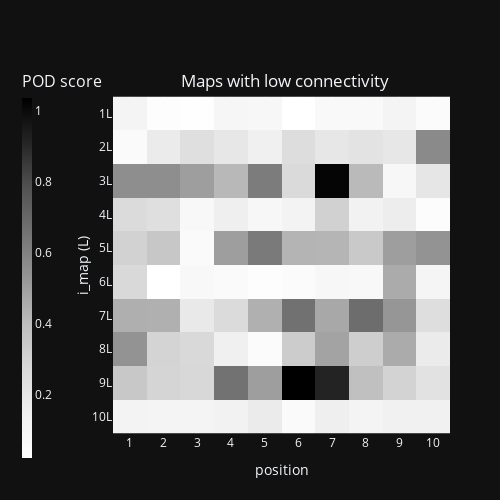
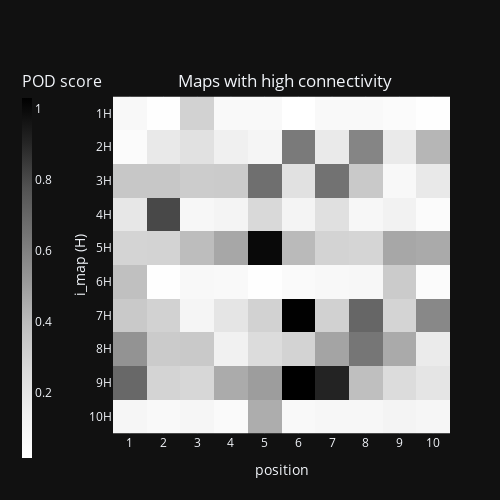
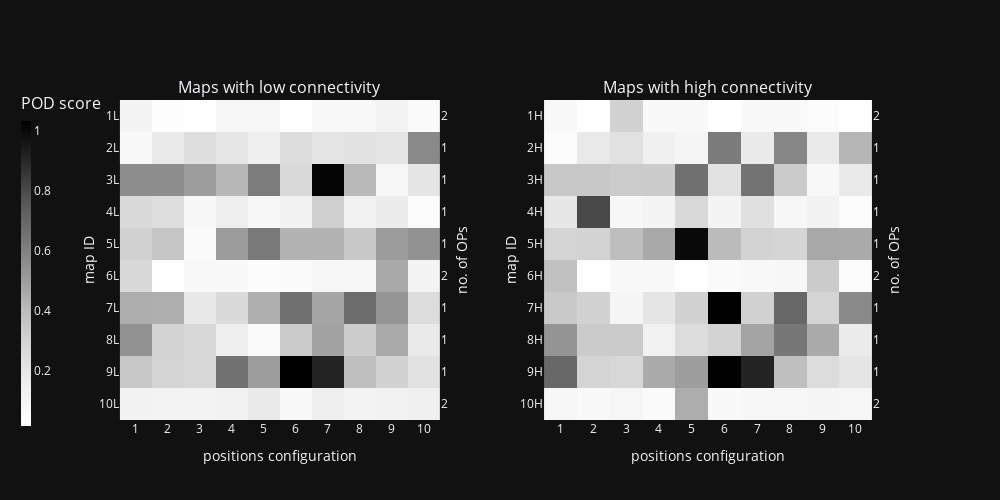
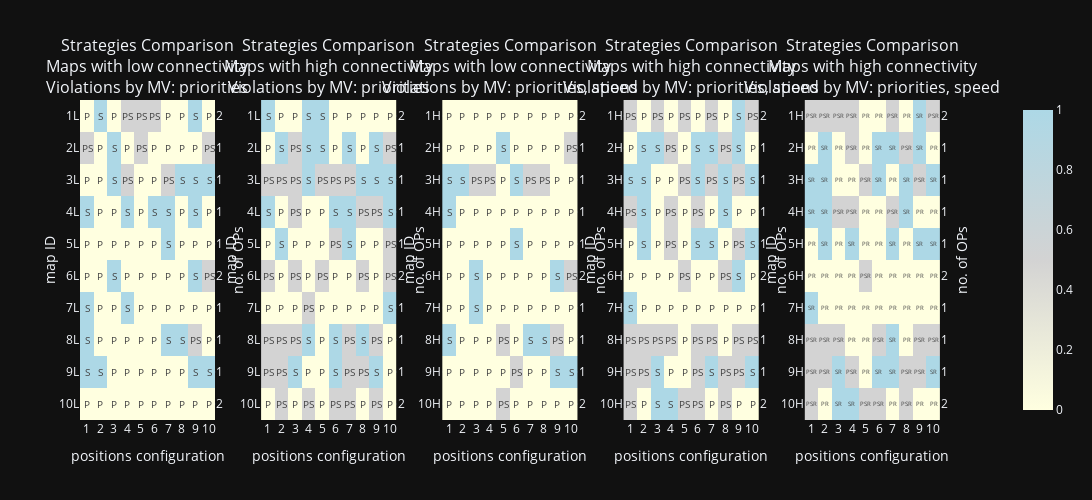

These figures' notebook cell, in order:
### Code cell
import importlib 
import plot_all
plot_all = importlib.reload(plot_all)
plot_all.main()

### Figure 1 — Plotly figure (JSON) as saved in the notebook; plotly's stock layout.template omitted (floating-point values rounded to 4 significant figures)
{"data": [{"coloraxis": "coloraxis", "name": "0", "x": [1, 2, 3, 4, 5, 6, 7, 8, 9, 10], "y": [1, 2, 3, 4, 5, 6, 7, 8, 9, 10], "z": [[0.111, 0.03564, 0.0273, 0.09394, 0.08853, 0.02365, 0.07451, 0.07466, 0.1165, 0.05619], [0.06768, 0.1784, 0.2425, 0.1999, 0.1502, 0.2541, 0.2006, 0.2226, 0.2006, 0.5712], [0.5576, 0.5576, 0.5028, 0.416, 0.6207, 0.2679, 1.018, 0.41, 0.09303, 0.2058], [0.2662, 0.2394, 0.08456, 0.1538, 0.08642, 0.1256, 0.3132, 0.1296, 0.1667, 0.04894], [0.305, 0.3579, 0.06026, 0.5034, 0.6302, 0.4298, 0.4286, 0.3468, 0.5034, 0.5404], [0.2761, 0.02193, 0.07708, 0.06643, 0.03879, 0.05724, 0.08896, 0.08249, 0.4608, 0.1041], [0.4477, 0.4425, 0.188, 0.2642, 0.4425, 0.6621, 0.4709, 0.6791, 0.5281, 0.2484], [0.5392, 0.2983, 0.2742, 0.1507, 0.05706, 0.3346, 0.4849, 0.3261, 0.46, 0.1771], [0.3521, 0.2939, 0.2773, 0.6565, 0.5007, 1.034, 0.9127, 0.3874, 0.3007, 0.2229], [0.1239, 0.1166, 0.118, 0.133, 0.1751, 0.06752, 0.1557, 0.1144, 0.1375, 0.1398]], "xaxis": "x", "yaxis": "y", "hovertemplate": "position: %{x}<br>CSD score (AVs): %{z}<extra></extra>", "showscale": true, "type": "heatmap"}], "layout": {"xaxis": {"anchor": "y", "domain": [0.0, 1.0], "scaleanchor": "y", "constrain": "domain", "title": {"text": "position"}, "tickmode": "array", "tickvals": [1, 2, 3, 4, 5, 6, 7, 8, 9, 10], "ticktext": ["1", "2", "3", "4", "5", "6", "7", "8", "9", "10"], "automargin": false}, "yaxis": {"anchor": "x", "domain": [0.0, 1.0], "autorange": "reversed", "constrain": "domain", "title": {"text": "i_map (L)", "standoff": 0.0}, "tickmode": "array", "tickvals": [1, 2, 3, 4, 5, 6, 7, 8, 9, 10], "ticktext": ["1L", "2L", "3L", "4L", "5L", "6L", "7L", "8L", "9L", "10L"], "automargin": false}, "coloraxis": {"colorbar": {"title": {"text": "POD score", "font": {"size": 16}, "side": "top"}, "x": -0.3, "thickness": 10, "len": 1.1}, "colorscale": [[0.0, "rgb(255,255,255)"], [0.125, "rgb(240,240,240)"], [0.25, "rgb(217,217,217)"], [0.375, "rgb(189,189,189)"], [0.5, "rgb(150,150,150)"], [0.625, "rgb(115,115,115)"], [0.75, "rgb(82,82,82)"], [0.875, "rgb(37,37,37)"], [1.0, "rgb(0,0,0)"]]}, "title": {"text": "Maps with low connectivity", "x": 0.57, "y": 0.85, "xanchor": "center", "yanchor": "top"}, "yaxis2": {"title": {"text": "no. of OPs"}, "overlaying": "y", "side": "right", "tickmode": "array", "tickvals": [1, 2, 3, 4, 5, 6, 7, 8, 9, 10], "ticktext": ["2", "1", "1", "1", "1", "2", "1", "1", "1", "2"], "automargin": false, "constrain": "domain"}, "margin": {"l": 50, "r": 50, "t": 80, "b": 50}, "autosize": false, "width": 500, "height": 500}}

### Figure 2 — Plotly figure (JSON) as saved in the notebook; plotly's stock layout.template omitted (floating-point values rounded to 4 significant figures)
{"data": [{"coloraxis": "coloraxis", "name": "0", "x": [1, 2, 3, 4, 5, 6, 7, 8, 9, 10], "y": [1, 2, 3, 4, 5, 6, 7, 8, 9, 10], "z": [[0.07563, 0.0272, 0.3003, 0.06648, 0.0697, 0.01497, 0.06755, 0.06529, 0.04628, 0.0258], [0.04501, 0.1788, 0.2255, 0.1405, 0.1018, 0.6237, 0.1765, 0.584, 0.1765, 0.4186], [0.3518, 0.3518, 0.3271, 0.3337, 0.6634, 0.2225, 0.6525, 0.3396, 0.07119, 0.182], [0.1919, 0.8053, 0.08355, 0.1121, 0.2697, 0.1062, 0.2318, 0.07999, 0.1239, 0.04967], [0.2933, 0.2964, 0.3934, 0.467, 0.9991, 0.4038, 0.2971, 0.287, 0.467, 0.4583], [0.3803, 0.01929, 0.07632, 0.06361, 0.02174, 0.05501, 0.07615, 0.07923, 0.3334, 0.04968], [0.3429, 0.2996, 0.09761, 0.2031, 0.2996, 1.027, 0.3056, 0.6986, 0.2914, 0.5713], [0.5325, 0.3323, 0.3398, 0.1303, 0.2509, 0.295, 0.4775, 0.6372, 0.4563, 0.1712], [0.6929, 0.2925, 0.2781, 0.4556, 0.4979, 1.03, 0.9107, 0.3883, 0.2504, 0.2007], [0.09488, 0.06992, 0.09169, 0.05941, 0.4487, 0.06727, 0.08634, 0.08089, 0.1038, 0.08975]], "xaxis": "x", "yaxis": "y", "hovertemplate": "position: %{x}<br>CSD score (AVs): %{z}<extra></extra>", "showscale": true, "type": "heatmap"}], "layout": {"xaxis": {"anchor": "y", "domain": [0.0, 1.0], "scaleanchor": "y", "constrain": "domain", "title": {"text": "position"}, "tickmode": "array", "tickvals": [1, 2, 3, 4, 5, 6, 7, 8, 9, 10], "ticktext": ["1", "2", "3", "4", "5", "6", "7", "8", "9", "10"], "automargin": false}, "yaxis": {"anchor": "x", "domain": [0.0, 1.0], "autorange": "reversed", "constrain": "domain", "title": {"text": "i_map (H)", "standoff": 0.0}, "tickmode": "array", "tickvals": [1, 2, 3, 4, 5, 6, 7, 8, 9, 10], "ticktext": ["1H", "2H", "3H", "4H", "5H", "6H", "7H", "8H", "9H", "10H"], "automargin": false}, "coloraxis": {"colorbar": {"title": {"text": "POD score", "font": {"size": 16}, "side": "top"}, "x": -0.3, "thickness": 10, "len": 1.1}, "colorscale": [[0.0, "rgb(255,255,255)"], [0.125, "rgb(240,240,240)"], [0.25, "rgb(217,217,217)"], [0.375, "rgb(189,189,189)"], [0.5, "rgb(150,150,150)"], [0.625, "rgb(115,115,115)"], [0.75, "rgb(82,82,82)"], [0.875, "rgb(37,37,37)"], [1.0, "rgb(0,0,0)"]]}, "title": {"text": "Maps with high connectivity", "x": 0.57, "y": 0.85, "xanchor": "center", "yanchor": "top"}, "yaxis2": {"title": {"text": "no. of OPs"}, "overlaying": "y", "side": "right", "tickmode": "array", "tickvals": [1, 2, 3, 4, 5, 6, 7, 8, 9, 10], "ticktext": ["2", "1", "1", "1", "1", "2", "1", "1", "1", "2"], "automargin": false, "constrain": "domain"}, "margin": {"l": 50, "r": 50, "t": 80, "b": 50}, "autosize": false, "width": 500, "height": 500}}

### Figure 3 — Plotly figure (JSON) as saved in the notebook; plotly's stock layout.template omitted (floating-point values rounded to 4 significant figures)
{"data": [{"coloraxis": "coloraxis", "hovertemplate": "position: %{x}<br>CSD score (AVs): %{z}<extra></extra>", "name": "0", "showscale": true, "x": [1, 2, 3, 4, 5, 6, 7, 8, 9, 10], "xaxis": "x", "y": [1, 2, 3, 4, 5, 6, 7, 8, 9, 10], "yaxis": "y", "z": [[0.111, 0.03564, 0.0273, 0.09394, 0.08853, 0.02365, 0.07451, 0.07466, 0.1165, 0.05619], [0.06768, 0.1784, 0.2425, 0.1999, 0.1502, 0.2541, 0.2006, 0.2226, 0.2006, 0.5712], [0.5576, 0.5576, 0.5028, 0.416, 0.6207, 0.2679, 1.018, 0.41, 0.09303, 0.2058], [0.2662, 0.2394, 0.08456, 0.1538, 0.08642, 0.1256, 0.3132, 0.1296, 0.1667, 0.04894], [0.305, 0.3579, 0.06026, 0.5034, 0.6302, 0.4298, 0.4286, 0.3468, 0.5034, 0.5404], [0.2761, 0.02193, 0.07708, 0.06643, 0.03879, 0.05724, 0.08896, 0.08249, 0.4608, 0.1041], [0.4477, 0.4425, 0.188, 0.2642, 0.4425, 0.6621, 0.4709, 0.6791, 0.5281, 0.2484], [0.5392, 0.2983, 0.2742, 0.1507, 0.05706, 0.3346, 0.4849, 0.3261, 0.46, 0.1771], [0.3521, 0.2939, 0.2773, 0.6565, 0.5007, 1.034, 0.9127, 0.3874, 0.3007, 0.2229], [0.1239, 0.1166, 0.118, 0.133, 0.1751, 0.06752, 0.1557, 0.1144, 0.1375, 0.1398]], "type": "heatmap"}, {"coloraxis": "coloraxis", "hovertemplate": "position: %{x}<br>CSD score (AVs): %{z}<extra></extra>", "name": "0", "showscale": true, "x": [1, 2, 3, 4, 5, 6, 7, 8, 9, 10], "xaxis": "x", "y": [1, 2, 3, 4, 5, 6, 7, 8, 9, 10], "yaxis": "y2", "z": [[0.111, 0.03564, 0.0273, 0.09394, 0.08853, 0.02365, 0.07451, 0.07466, 0.1165, 0.05619], [0.06768, 0.1784, 0.2425, 0.1999, 0.1502, 0.2541, 0.2006, 0.2226, 0.2006, 0.5712], [0.5576, 0.5576, 0.5028, 0.416, 0.6207, 0.2679, 1.018, 0.41, 0.09303, 0.2058], [0.2662, 0.2394, 0.08456, 0.1538, 0.08642, 0.1256, 0.3132, 0.1296, 0.1667, 0.04894], [0.305, 0.3579, 0.06026, 0.5034, 0.6302, 0.4298, 0.4286, 0.3468, 0.5034, 0.5404], [0.2761, 0.02193, 0.07708, 0.06643, 0.03879, 0.05724, 0.08896, 0.08249, 0.4608, 0.1041], [0.4477, 0.4425, 0.188, 0.2642, 0.4425, 0.6621, 0.4709, 0.6791, 0.5281, 0.2484], [0.5392, 0.2983, 0.2742, 0.1507, 0.05706, 0.3346, 0.4849, 0.3261, 0.46, 0.1771], [0.3521, 0.2939, 0.2773, 0.6565, 0.5007, 1.034, 0.9127, 0.3874, 0.3007, 0.2229], [0.1239, 0.1166, 0.118, 0.133, 0.1751, 0.06752, 0.1557, 0.1144, 0.1375, 0.1398]], "type": "heatmap"}, {"coloraxis": "coloraxis", "hovertemplate": "position: %{x}<br>CSD score (AVs): %{z}<extra></extra>", "name": "0", "showscale": true, "x": [1, 2, 3, 4, 5, 6, 7, 8, 9, 10], "xaxis": "x2", "y": [1, 2, 3, 4, 5, 6, 7, 8, 9, 10], "yaxis": "y3", "z": [[0.07563, 0.0272, 0.3003, 0.06648, 0.0697, 0.01497, 0.06755, 0.06529, 0.04628, 0.0258], [0.04501, 0.1788, 0.2255, 0.1405, 0.1018, 0.6237, 0.1765, 0.584, 0.1765, 0.4186], [0.3518, 0.3518, 0.3271, 0.3337, 0.6634, 0.2225, 0.6525, 0.3396, 0.07119, 0.182], [0.1919, 0.8053, 0.08355, 0.1121, 0.2697, 0.1062, 0.2318, 0.07999, 0.1239, 0.04967], [0.2933, 0.2964, 0.3934, 0.467, 0.9991, 0.4038, 0.2971, 0.287, 0.467, 0.4583], [0.3803, 0.01929, 0.07632, 0.06361, 0.02174, 0.05501, 0.07615, 0.07923, 0.3334, 0.04968], [0.3429, 0.2996, 0.09761, 0.2031, 0.2996, 1.027, 0.3056, 0.6986, 0.2914, 0.5713], [0.5325, 0.3323, 0.3398, 0.1303, 0.2509, 0.295, 0.4775, 0.6372, 0.4563, 0.1712], [0.6929, 0.2925, 0.2781, 0.4556, 0.4979, 1.03, 0.9107, 0.3883, 0.2504, 0.2007], [0.09488, 0.06992, 0.09169, 0.05941, 0.4487, 0.06727, 0.08634, 0.08089, 0.1038, 0.08975]], "type": "heatmap"}, {"coloraxis": "coloraxis", "hovertemplate": "position: %{x}<br>CSD score (AVs): %{z}<extra></extra>", "name": "0", "showscale": true, "x": [1, 2, 3, 4, 5, 6, 7, 8, 9, 10], "xaxis": "x2", "y": [1, 2, 3, 4, 5, 6, 7, 8, 9, 10], "yaxis": "y4", "z": [[0.07563, 0.0272, 0.3003, 0.06648, 0.0697, 0.01497, 0.06755, 0.06529, 0.04628, 0.0258], [0.04501, 0.1788, 0.2255, 0.1405, 0.1018, 0.6237, 0.1765, 0.584, 0.1765, 0.4186], [0.3518, 0.3518, 0.3271, 0.3337, 0.6634, 0.2225, 0.6525, 0.3396, 0.07119, 0.182], [0.1919, 0.8053, 0.08355, 0.1121, 0.2697, 0.1062, 0.2318, 0.07999, 0.1239, 0.04967], [0.2933, 0.2964, 0.3934, 0.467, 0.9991, 0.4038, 0.2971, 0.287, 0.467, 0.4583], [0.3803, 0.01929, 0.07632, 0.06361, 0.02174, 0.05501, 0.07615, 0.07923, 0.3334, 0.04968], [0.3429, 0.2996, 0.09761, 0.2031, 0.2996, 1.027, 0.3056, 0.6986, 0.2914, 0.5713], [0.5325, 0.3323, 0.3398, 0.1303, 0.2509, 0.295, 0.4775, 0.6372, 0.4563, 0.1712], [0.6929, 0.2925, 0.2781, 0.4556, 0.4979, 1.03, 0.9107, 0.3883, 0.2504, 0.2007], [0.09488, 0.06992, 0.09169, 0.05941, 0.4487, 0.06727, 0.08634, 0.08089, 0.1038, 0.08975]], "type": "heatmap"}], "layout": {"xaxis": {"anchor": "y", "domain": [0.0, 0.4075], "title": {"text": "positions configuration"}, "tickmode": "array", "tickvals": [1, 2, 3, 4, 5, 6, 7, 8, 9, 10], "ticktext": ["1", "2", "3", "4", "5", "6", "7", "8", "9", "10"], "automargin": false, "constrain": "domain", "scaleanchor": "y"}, "yaxis": {"anchor": "x", "domain": [0.0, 1.0], "title": {"text": "map ID", "standoff": 0}, "tickmode": "array", "tickvals": [1, 2, 3, 4, 5, 6, 7, 8, 9, 10], "ticktext": ["1L", "2L", "3L", "4L", "5L", "6L", "7L", "8L", "9L", "10L"], "autorange": "reversed", "automargin": false, "constrain": "domain", "scaleanchor": "x"}, "yaxis2": {"anchor": "x", "overlaying": "y", "side": "right", "title": {"text": "no. of OPs", "standoff": 10}, "tickmode": "array", "tickvals": [1, 2, 3, 4, 5, 6, 7, 8, 9, 10], "ticktext": ["2", "1", "1", "1", "1", "2", "1", "1", "1", "2"], "autorange": "reversed", "automargin": false, "constrain": "domain"}, "xaxis2": {"anchor": "y3", "domain": [0.5325, 0.94], "title": {"text": "positions configuration"}, "tickmode": "array", "tickvals": [1, 2, 3, 4, 5, 6, 7, 8, 9, 10], "ticktext": ["1", "2", "3", "4", "5", "6", "7", "8", "9", "10"], "automargin": false, "constrain": "domain"}, "yaxis3": {"anchor": "x2", "domain": [0.0, 1.0], "title": {"text": "map ID", "standoff": 0}, "tickmode": "array", "tickvals": [1, 2, 3, 4, 5, 6, 7, 8, 9, 10], "ticktext": ["1H", "2H", "3H", "4H", "5H", "6H", "7H", "8H", "9H", "10H"], "autorange": "reversed", "automargin": false, "constrain": "domain"}, "yaxis4": {"anchor": "x2", "overlaying": "y3", "side": "right", "title": {"text": "no. of OPs", "standoff": 10}, "tickmode": "array", "tickvals": [1, 2, 3, 4, 5, 6, 7, 8, 9, 10], "ticktext": ["2", "1", "1", "1", "1", "2", "1", "1", "1", "2"], "autorange": "reversed", "automargin": false, "constrain": "domain"}, "annotations": [{"font": {"size": 16}, "showarrow": false, "text": "Maps with low connectivity", "x": 0.2037, "xanchor": "center", "xref": "paper", "y": 1.0, "yanchor": "bottom", "yref": "paper"}, {"font": {"size": 16}, "showarrow": false, "text": "Maps with high connectivity", "x": 0.7362, "xanchor": "center", "xref": "paper", "y": 1.0, "yanchor": "bottom", "yref": "paper"}], "autosize": false, "width": 1000, "height": 500, "coloraxis": {"colorbar": {"title": {"text": "POD score", "font": {"size": 16}, "side": "top"}, "x": -0.13, "thickness": 10, "len": 1.1}, "colorscale": [[0.0, "rgb(255,255,255)"], [0.125, "rgb(240,240,240)"], [0.25, "rgb(217,217,217)"], [0.375, "rgb(189,189,189)"], [0.5, "rgb(150,150,150)"], [0.625, "rgb(115,115,115)"], [0.75, "rgb(82,82,82)"], [0.875, "rgb(37,37,37)"], [1.0, "rgb(0,0,0)"]]}}}

### Figure 4 — Plotly figure (JSON) as saved in the notebook; plotly's stock layout.template omitted (floating-point values rounded to 4 significant figures)
{"data": [{"coloraxis": "coloraxis2", "hovertemplate": "position: %{x}<br><extra></extra>", "name": "0", "showscale": false, "text": [["P", "S", "P", "PS", "PS", "PS", "P", "P", "S", "P"], ["PS", "P", "S", "P", "PS", "P", "P", "P", "P", "PS"], ["P", "P", "S", "PS", "P", "P", "PS", "S", "S", "S"], ["S", "P", "P", "S", "P", "S", "S", "P", "S", "P"], ["P", "P", "P", "P", "P", "P", "S", "P", "P", "P"], ["P", "P", "S", "P", "P", "P", "P", "P", "S", "PS"], ["S", "P", "P", "S", "P", "P", "P", "P", "P", "P"], ["S", "P", "P", "P", "P", "P", "S", "S", "PS", "P"], ["S", "S", "P", "P", "P", "P", "P", "P", "S", "S"], ["P", "P", "P", "P", "P", "P", "P", "P", "P", "P"]], "texttemplate": "%{text}", "x": [1, 2, 3, 4, 5, 6, 7, 8, 9, 10], "xaxis": "x", "y": [1, 2, 3, 4, 5, 6, 7, 8, 9, 10], "yaxis": "y", "z": [[0.0, 1.0, 0.0, 0.5, 0.5, 0.5, 0.0, 0.0, 1.0, 0.0], [0.5, 0.0, 1.0, 0.0, 0.5, 0.0, 0.0, 0.0, 0.0, 0.5], [0.0, 0.0, 1.0, 0.5, 0.0, 0.0, 0.5, 1.0, 1.0, 1.0], [1.0, 0.0, 0.0, 1.0, 0.0, 1.0, 1.0, 0.0, 1.0, 0.0], [0.0, 0.0, 0.0, 0.0, 0.0, 0.0, 1.0, 0.0, 0.0, 0.0], [0.0, 0.0, 1.0, 0.0, 0.0, 0.0, 0.0, 0.0, 1.0, 0.5], [1.0, 0.0, 0.0, 1.0, 0.0, 0.0, 0.0, 0.0, 0.0, 0.0], [1.0, 0.0, 0.0, 0.0, 0.0, 0.0, 1.0, 1.0, 0.5, 0.0], [1.0, 1.0, 0.0, 0.0, 0.0, 0.0, 0.0, 0.0, 1.0, 1.0], [0.0, 0.0, 0.0, 0.0, 0.0, 0.0, 0.0, 0.0, 0.0, 0.0]], "type": "heatmap"}, {"coloraxis": "coloraxis2", "hovertemplate": "position: %{x}<br><extra></extra>", "name": "0", "showscale": false, "text": [["P", "S", "P", "PS", "PS", "PS", "P", "P", "S", "P"], ["PS", "P", "S", "P", "PS", "P", "P", "P", "P", "PS"], ["P", "P", "S", "PS", "P", "P", "PS", "S", "S", "S"], ["S", "P", "P", "S", "P", "S", "S", "P", "S", "P"], ["P", "P", "P", "P", "P", "P", "S", "P", "P", "P"], ["P", "P", "S", "P", "P", "P", "P", "P", "S", "PS"], ["S", "P", "P", "S", "P", "P", "P", "P", "P", "P"], ["S", "P", "P", "P", "P", "P", "S", "S", "PS", "P"], ["S", "S", "P", "P", "P", "P", "P", "P", "S", "S"], ["P", "P", "P", "P", "P", "P", "P", "P", "P", "P"]], "texttemplate": "%{text}", "x": [1, 2, 3, 4, 5, 6, 7, 8, 9, 10], "xaxis": "x", "y": [1, 2, 3, 4, 5, 6, 7, 8, 9, 10], "yaxis": "y2", "z": [[0.0, 1.0, 0.0, 0.5, 0.5, 0.5, 0.0, 0.0, 1.0, 0.0], [0.5, 0.0, 1.0, 0.0, 0.5, 0.0, 0.0, 0.0, 0.0, 0.5], [0.0, 0.0, 1.0, 0.5, 0.0, 0.0, 0.5, 1.0, 1.0, 1.0], [1.0, 0.0, 0.0, 1.0, 0.0, 1.0, 1.0, 0.0, 1.0, 0.0], [0.0, 0.0, 0.0, 0.0, 0.0, 0.0, 1.0, 0.0, 0.0, 0.0], [0.0, 0.0, 1.0, 0.0, 0.0, 0.0, 0.0, 0.0, 1.0, 0.5], [1.0, 0.0, 0.0, 1.0, 0.0, 0.0, 0.0, 0.0, 0.0, 0.0], [1.0, 0.0, 0.0, 0.0, 0.0, 0.0, 1.0, 1.0, 0.5, 0.0], [1.0, 1.0, 0.0, 0.0, 0.0, 0.0, 0.0, 0.0, 1.0, 1.0], [0.0, 0.0, 0.0, 0.0, 0.0, 0.0, 0.0, 0.0, 0.0, 0.0]], "type": "heatmap"}, {"coloraxis": "coloraxis2", "hovertemplate": "position: %{x}<br><extra></extra>", "name": "0", "showscale": false, "text": [["S", "P", "P", "S", "S", "P", "P", "P", "P", "P"], ["P", "S", "PS", "S", "S", "P", "S", "P", "S", "PS"], ["PS", "PS", "PS", "S", "PS", "PS", "PS", "S", "S", "S"], ["S", "P", "PS", "P", "P", "S", "S", "PS", "PS", "S"], ["P", "S", "P", "P", "P", "PS", "S", "P", "P", "PS"], ["PS", "P", "PS", "P", "PS", "P", "P", "PS", "P", "PS"], ["P", "P", "P", "PS", "P", "P", "P", "P", "P", "S"], ["PS", "PS", "PS", "S", "P", "S", "PS", "S", "PS", "P"], ["PS", "PS", "S", "P", "P", "S", "PS", "PS", "S", "P"], ["P", "PS", "P", "PS", "P", "PS", "PS", "P", "PS", "P"]], "texttemplate": "%{text}", "x": [1, 2, 3, 4, 5, 6, 7, 8, 9, 10], "xaxis": "x2", "y": [1, 2, 3, 4, 5, 6, 7, 8, 9, 10], "yaxis": "y3", "z": [[1.0, 0.0, 0.0, 1.0, 1.0, 0.0, 0.0, 0.0, 0.0, 0.0], [0.0, 1.0, 0.5, 1.0, 1.0, 0.0, 1.0, 0.0, 1.0, 0.5], [0.5, 0.5, 0.5, 1.0, 0.5, 0.5, 0.5, 1.0, 1.0, 1.0], [1.0, 0.0, 0.5, 0.0, 0.0, 1.0, 1.0, 0.5, 0.5, 1.0], [0.0, 1.0, 0.0, 0.0, 0.0, 0.5, 1.0, 0.0, 0.0, 0.5], [0.5, 0.0, 0.5, 0.0, 0.5, 0.0, 0.0, 0.5, 0.0, 0.5], [0.0, 0.0, 0.0, 0.5, 0.0, 0.0, 0.0, 0.0, 0.0, 1.0], [0.5, 0.5, 0.5, 1.0, 0.0, 1.0, 0.5, 1.0, 0.5, 0.0], [0.5, 0.5, 1.0, 0.0, 0.0, 1.0, 0.5, 0.5, 1.0, 0.0], [0.0, 0.5, 0.0, 0.5, 0.0, 0.5, 0.5, 0.0, 0.5, 0.0]], "type": "heatmap"}, {"coloraxis": "coloraxis2", "hovertemplate": "position: %{x}<br><extra></extra>", "name": "0", "showscale": false, "text": [["S", "P", "P", "S", "S", "P", "P", "P", "P", "P"], ["P", "S", "PS", "S", "S", "P", "S", "P", "S", "PS"], ["PS", "PS", "PS", "S", "PS", "PS", "PS", "S", "S", "S"], ["S", "P", "PS", "P", "P", "S", "S", "PS", "PS", "S"], ["P", "S", "P", "P", "P", "PS", "S", "P", "P", "PS"], ["PS", "P", "PS", "P", "PS", "P", "P", "PS", "P", "PS"], ["P", "P", "P", "PS", "P", "P", "P", "P", "P", "S"], ["PS", "PS", "PS", "S", "P", "S", "PS", "S", "PS", "P"], ["PS", "PS", "S", "P", "P", "S", "PS", "PS", "S", "P"], ["P", "PS", "P", "PS", "P", "PS", "PS", "P", "PS", "P"]], "texttemplate": "%{text}", "x": [1, 2, 3, 4, 5, 6, 7, 8, 9, 10], "xaxis": "x2", "y": [1, 2, 3, 4, 5, 6, 7, 8, 9, 10], "yaxis": "y4", "z": [[1.0, 0.0, 0.0, 1.0, 1.0, 0.0, 0.0, 0.0, 0.0, 0.0], [0.0, 1.0, 0.5, 1.0, 1.0, 0.0, 1.0, 0.0, 1.0, 0.5], [0.5, 0.5, 0.5, 1.0, 0.5, 0.5, 0.5, 1.0, 1.0, 1.0], [1.0, 0.0, 0.5, 0.0, 0.0, 1.0, 1.0, 0.5, 0.5, 1.0], [0.0, 1.0, 0.0, 0.0, 0.0, 0.5, 1.0, 0.0, 0.0, 0.5], [0.5, 0.0, 0.5, 0.0, 0.5, 0.0, 0.0, 0.5, 0.0, 0.5], [0.0, 0.0, 0.0, 0.5, 0.0, 0.0, 0.0, 0.0, 0.0, 1.0], [0.5, 0.5, 0.5, 1.0, 0.0, 1.0, 0.5, 1.0, 0.5, 0.0], [0.5, 0.5, 1.0, 0.0, 0.0, 1.0, 0.5, 0.5, 1.0, 0.0], [0.0, 0.5, 0.0, 0.5, 0.0, 0.5, 0.5, 0.0, 0.5, 0.0]], "type": "heatmap"}, {"coloraxis": "coloraxis2", "hovertemplate": "position: %{x}<br><extra></extra>", "name": "0", "showscale": false, "text": [["P", "P", "P", "P", "P", "P", "P", "P", "P", "P"], ["P", "P", "P", "P", "S", "P", "P", "P", "P", "PS"], ["S", "S", "PS", "PS", "P", "S", "PS", "PS", "P", "P"], ["S", "P", "P", "P", "P", "P", "P", "P", "P", "P"], ["P", "P", "P", "P", "P", "S", "P", "P", "P", "P"], ["P", "P", "S", "P", "P", "P", "P", "P", "S", "PS"], ["P", "P", "S", "P", "P", "P", "P", "P", "P", "P"], ["S", "P", "P", "P", "PS", "P", "S", "S", "PS", "P"], ["P", "P", "P", "P", "P", "PS", "P", "P", "S", "S"], ["P", "P", "P", "P", "PS", "P", "P", "P", "P", "P"]], "texttemplate": "%{text}", "x": [1, 2, 3, 4, 5, 6, 7, 8, 9, 10], "xaxis": "x3", "y": [1, 2, 3, 4, 5, 6, 7, 8, 9, 10], "yaxis": "y5", "z": [[0.0, 0.0, 0.0, 0.0, 0.0, 0.0, 0.0, 0.0, 0.0, 0.0], [0.0, 0.0, 0.0, 0.0, 1.0, 0.0, 0.0, 0.0, 0.0, 0.5], [1.0, 1.0, 0.5, 0.5, 0.0, 1.0, 0.5, 0.5, 0.0, 0.0], [1.0, 0.0, 0.0, 0.0, 0.0, 0.0, 0.0, 0.0, 0.0, 0.0], [0.0, 0.0, 0.0, 0.0, 0.0, 1.0, 0.0, 0.0, 0.0, 0.0], [0.0, 0.0, 1.0, 0.0, 0.0, 0.0, 0.0, 0.0, 1.0, 0.5], [0.0, 0.0, 1.0, 0.0, 0.0, 0.0, 0.0, 0.0, 0.0, 0.0], [1.0, 0.0, 0.0, 0.0, 0.5, 0.0, 1.0, 1.0, 0.5, 0.0], [0.0, 0.0, 0.0, 0.0, 0.0, 0.5, 0.0, 0.0, 1.0, 1.0], [0.0, 0.0, 0.0, 0.0, 0.5, 0.0, 0.0, 0.0, 0.0, 0.0]], "type": "heatmap"}, {"coloraxis": "coloraxis2", "hovertemplate": "position: %{x}<br><extra></extra>", "name": "0", "showscale": false, "text": [["P", "P", "P", "P", "P", "P", "P", "P", "P", "P"], ["P", "P", "P", "P", "S", "P", "P", "P", "P", "PS"], ["S", "S", "PS", "PS", "P", "S", "PS", "PS", "P", "P"], ["S", "P", "P", "P", "P", "P", "P", "P", "P", "P"], ["P", "P", "P", "P", "P", "S", "P", "P", "P", "P"], ["P", "P", "S", "P", "P", "P", "P", "P", "S", "PS"], ["P", "P", "S", "P", "P", "P", "P", "P", "P", "P"], ["S", "P", "P", "P", "PS", "P", "S", "S", "PS", "P"], ["P", "P", "P", "P", "P", "PS", "P", "P", "S", "S"], ["P", "P", "P", "P", "PS", "P", "P", "P", "P", "P"]], "texttemplate": "%{text}", "x": [1, 2, 3, 4, 5, 6, 7, 8, 9, 10], "xaxis": "x3", "y": [1, 2, 3, 4, 5, 6, 7, 8, 9, 10], "yaxis": "y6", "z": [[0.0, 0.0, 0.0, 0.0, 0.0, 0.0, 0.0, 0.0, 0.0, 0.0], [0.0, 0.0, 0.0, 0.0, 1.0, 0.0, 0.0, 0.0, 0.0, 0.5], [1.0, 1.0, 0.5, 0.5, 0.0, 1.0, 0.5, 0.5, 0.0, 0.0], [1.0, 0.0, 0.0, 0.0, 0.0, 0.0, 0.0, 0.0, 0.0, 0.0], [0.0, 0.0, 0.0, 0.0, 0.0, 1.0, 0.0, 0.0, 0.0, 0.0], [0.0, 0.0, 1.0, 0.0, 0.0, 0.0, 0.0, 0.0, 1.0, 0.5], [0.0, 0.0, 1.0, 0.0, 0.0, 0.0, 0.0, 0.0, 0.0, 0.0], [1.0, 0.0, 0.0, 0.0, 0.5, 0.0, 1.0, 1.0, 0.5, 0.0], [0.0, 0.0, 0.0, 0.0, 0.0, 0.5, 0.0, 0.0, 1.0, 1.0], [0.0, 0.0, 0.0, 0.0, 0.5, 0.0, 0.0, 0.0, 0.0, 0.0]], "type": "heatmap"}, {"coloraxis": "coloraxis2", "hovertemplate": "position: %{x}<br><extra></extra>", "name": "0", "showscale": false, "text": [["PS", "P", "PS", "P", "PS", "P", "PS", "P", "S", "PS"], ["P", "S", "S", "PS", "P", "S", "S", "PS", "S", "P"], ["S", "S", "P", "P", "PS", "S", "PS", "S", "PS", "S"], ["PS", "S", "P", "PS", "P", "PS", "P", "S", "P", "P"], ["P", "S", "P", "PS", "P", "S", "S", "P", "PS", "S"], ["P", "P", "P", "P", "PS", "P", "P", "PS", "S", "P"], ["S", "P", "P", "P", "P", "P", "P", "P", "P", "P"], ["PS", "PS", "PS", "PS", "P", "PS", "PS", "P", "PS", "PS"], ["PS", "PS", "S", "P", "P", "PS", "S", "PS", "PS", "S"], ["PS", "P", "S", "S", "PS", "PS", "P", "PS", "P", "P"]], "texttemplate": "%{text}", "x": [1, 2, 3, 4, 5, 6, 7, 8, 9, 10], "xaxis": "x4", "y": [1, 2, 3, 4, 5, 6, 7, 8, 9, 10], "yaxis": "y7", "z": [[0.5, 0.0, 0.5, 0.0, 0.5, 0.0, 0.5, 0.0, 1.0, 0.5], [0.0, 1.0, 1.0, 0.5, 0.0, 1.0, 1.0, 0.5, 1.0, 0.0], [1.0, 1.0, 0.0, 0.0, 0.5, 1.0, 0.5, 1.0, 0.5, 1.0], [0.5, 1.0, 0.0, 0.5, 0.0, 0.5, 0.0, 1.0, 0.0, 0.0], [0.0, 1.0, 0.0, 0.5, 0.0, 1.0, 1.0, 0.0, 0.5, 1.0], [0.0, 0.0, 0.0, 0.0, 0.5, 0.0, 0.0, 0.5, 1.0, 0.0], [1.0, 0.0, 0.0, 0.0, 0.0, 0.0, 0.0, 0.0, 0.0, 0.0], [0.5, 0.5, 0.5, 0.5, 0.0, 0.5, 0.5, 0.0, 0.5, 0.5], [0.5, 0.5, 1.0, 0.0, 0.0, 0.5, 1.0, 0.5, 0.5, 1.0], [0.5, 0.0, 1.0, 1.0, 0.5, 0.5, 0.0, 0.5, 0.0, 0.0]], "type": "heatmap"}, {"coloraxis": "coloraxis2", "hovertemplate": "position: %{x}<br><extra></extra>", "name": "0", "showscale": false, "text": [["PS", "P", "PS", "P", "PS", "P", "PS", "P", "S", "PS"], ["P", "S", "S", "PS", "P", "S", "S", "PS", "S", "P"], ["S", "S", "P", "P", "PS", "S", "PS", "S", "PS", "S"], ["PS", "S", "P", "PS", "P", "PS", "P", "S", "P", "P"], ["P", "S", "P", "PS", "P", "S", "S", "P", "PS", "S"], ["P", "P", "P", "P", "PS", "P", "P", "PS", "S", "P"], ["S", "P", "P", "P", "P", "P", "P", "P", "P", "P"], ["PS", "PS", "PS", "PS", "P", "PS", "PS", "P", "PS", "PS"], ["PS", "PS", "S", "P", "P", "PS", "S", "PS", "PS", "S"], ["PS", "P", "S", "S", "PS", "PS", "P", "PS", "P", "P"]], "texttemplate": "%{text}", "x": [1, 2, 3, 4, 5, 6, 7, 8, 9, 10], "xaxis": "x4", "y": [1, 2, 3, 4, 5, 6, 7, 8, 9, 10], "yaxis": "y8", "z": [[0.5, 0.0, 0.5, 0.0, 0.5, 0.0, 0.5, 0.0, 1.0, 0.5], [0.0, 1.0, 1.0, 0.5, 0.0, 1.0, 1.0, 0.5, 1.0, 0.0], [1.0, 1.0, 0.0, 0.0, 0.5, 1.0, 0.5, 1.0, 0.5, 1.0], [0.5, 1.0, 0.0, 0.5, 0.0, 0.5, 0.0, 1.0, 0.0, 0.0], [0.0, 1.0, 0.0, 0.5, 0.0, 1.0, 1.0, 0.0, 0.5, 1.0], [0.0, 0.0, 0.0, 0.0, 0.5, 0.0, 0.0, 0.5, 1.0, 0.0], [1.0, 0.0, 0.0, 0.0, 0.0, 0.0, 0.0, 0.0, 0.0, 0.0], [0.5, 0.5, 0.5, 0.5, 0.0, 0.5, 0.5, 0.0, 0.5, 0.5], [0.5, 0.5, 1.0, 0.0, 0.0, 0.5, 1.0, 0.5, 0.5, 1.0], [0.5, 0.0, 1.0, 1.0, 0.5, 0.5, 0.0, 0.5, 0.0, 0.0]], "type": "heatmap"}, {"coloraxis": "coloraxis2", "hovertemplate": "position: %{x}<br><extra></extra>", "name": "0", "showscale": false, "text": [["PSR", "PSR", "PSR", "PSR", "PR", "PR", "PSR", "PR", "SR", "PSR"], ["PR", "SR", "PR", "PSR", "PR", "SR", "SR", "PSR", "SR", "PR"], ["SR", "SR", "PR", "PR", "PSR", "SR", "PR", "SR", "PSR", "SR"], ["SR", "SR", "PSR", "PSR", "PR", "PR", "PSR", "SR", "PR", "PR"], ["PR", "SR", "PR", "SR", "PR", "PR", "SR", "PR", "SR", "SR"], ["PR", "PR", "PR", "PR", "PSR", "PR", "PR", "PR", "PR", "PR"], ["SR", "PR", "PR", "PR", "PR", "PR", "PR", "PR", "PR", "PR"], ["PSR", "PSR", "PSR", "PR", "PR", "PSR", "SR", "PR", "PSR", "PSR"], ["PSR", "PSR", "SR", "PSR", "PR", "SR", "SR", "PSR", "PSR", "SR"], ["PSR", "PR", "SR", "SR", "PSR", "PSR", "PR", "PSR", "PR", "PR"]], "texttemplate": "%{text}", "x": [1, 2, 3, 4, 5, 6, 7, 8, 9, 10], "xaxis": "x5", "y": [1, 2, 3, 4, 5, 6, 7, 8, 9, 10], "yaxis": "y9", "z": [[0.5, 0.5, 0.5, 0.5, 0.0, 0.0, 0.5, 0.0, 1.0, 0.5], [0.0, 1.0, 0.0, 0.5, 0.0, 1.0, 1.0, 0.5, 1.0, 0.0], [1.0, 1.0, 0.0, 0.0, 0.5, 1.0, 0.0, 1.0, 0.5, 1.0], [1.0, 1.0, 0.5, 0.5, 0.0, 0.0, 0.5, 1.0, 0.0, 0.0], [0.0, 1.0, 0.0, 1.0, 0.0, 0.0, 1.0, 0.0, 1.0, 1.0], [0.0, 0.0, 0.0, 0.0, 0.5, 0.0, 0.0, 0.0, 0.0, 0.0], [1.0, 0.0, 0.0, 0.0, 0.0, 0.0, 0.0, 0.0, 0.0, 0.0], [0.5, 0.5, 0.5, 0.0, 0.0, 0.5, 1.0, 0.0, 0.5, 0.5], [0.5, 0.5, 1.0, 0.5, 0.0, 1.0, 1.0, 0.5, 0.5, 1.0], [0.5, 0.0, 1.0, 1.0, 0.5, 0.5, 0.0, 0.5, 0.0, 0.0]], "type": "heatmap"}, {"coloraxis": "coloraxis2", "hovertemplate": "position: %{x}<br><extra></extra>", "name": "0", "showscale": false, "text": [["PSR", "PSR", "PSR", "PSR", "PR", "PR", "PSR", "PR", "SR", "PSR"], ["PR", "SR", "PR", "PSR", "PR", "SR", "SR", "PSR", "SR", "PR"], ["SR", "SR", "PR", "PR", "PSR", "SR", "PR", "SR", "PSR", "SR"], ["SR", "SR", "PSR", "PSR", "PR", "PR", "PSR", "SR", "PR", "PR"], ["PR", "SR", "PR", "SR", "PR", "PR", "SR", "PR", "SR", "SR"], ["PR", "PR", "PR", "PR", "PSR", "PR", "PR", "PR", "PR", "PR"], ["SR", "PR", "PR", "PR", "PR", "PR", "PR", "PR", "PR", "PR"], ["PSR", "PSR", "PSR", "PR", "PR", "PSR", "SR", "PR", "PSR", "PSR"], ["PSR", "PSR", "SR", "PSR", "PR", "SR", "SR", "PSR", "PSR", "SR"], ["PSR", "PR", "SR", "SR", "PSR", "PSR", "PR", "PSR", "PR", "PR"]], "texttemplate": "%{text}", "x": [1, 2, 3, 4, 5, 6, 7, 8, 9, 10], "xaxis": "x5", "y": [1, 2, 3, 4, 5, 6, 7, 8, 9, 10], "yaxis": "y10", "z": [[0.5, 0.5, 0.5, 0.5, 0.0, 0.0, 0.5, 0.0, 1.0, 0.5], [0.0, 1.0, 0.0, 0.5, 0.0, 1.0, 1.0, 0.5, 1.0, 0.0], [1.0, 1.0, 0.0, 0.0, 0.5, 1.0, 0.0, 1.0, 0.5, 1.0], [1.0, 1.0, 0.5, 0.5, 0.0, 0.0, 0.5, 1.0, 0.0, 0.0], [0.0, 1.0, 0.0, 1.0, 0.0, 0.0, 1.0, 0.0, 1.0, 1.0], [0.0, 0.0, 0.0, 0.0, 0.5, 0.0, 0.0, 0.0, 0.0, 0.0], [1.0, 0.0, 0.0, 0.0, 0.0, 0.0, 0.0, 0.0, 0.0, 0.0], [0.5, 0.5, 0.5, 0.0, 0.0, 0.5, 1.0, 0.0, 0.5, 0.5], [0.5, 0.5, 1.0, 0.5, 0.0, 1.0, 1.0, 0.5, 0.5, 1.0], [0.5, 0.0, 1.0, 1.0, 0.5, 0.5, 0.0, 0.5, 0.0, 0.0]], "type": "heatmap"}], "layout": {"xaxis": {"anchor": "y", "domain": [0.0, 0.148], "title": {"text": "positions configuration"}, "tickmode": "array", "tickvals": [1, 2, 3, 4, 5, 6, 7, 8, 9, 10], "ticktext": ["1", "2", "3", "4", "5", "6", "7", "8", "9", "10"], "automargin": false, "constrain": "domain"}, "yaxis": {"anchor": "x", "domain": [0.0, 1.0], "title": {"text": "map ID", "standoff": 0}, "tickmode": "array", "tickvals": [1, 2, 3, 4, 5, 6, 7, 8, 9, 10], "ticktext": ["1L", "2L", "3L", "4L", "5L", "6L", "7L", "8L", "9L", "10L"], "autorange": "reversed", "automargin": false, "constrain": "domain"}, "yaxis2": {"anchor": "x", "overlaying": "y", "side": "right", "title": {"text": "no. of OPs", "standoff": 10}, "tickmode": "array", "tickvals": [1, 2, 3, 4, 5, 6, 7, 8, 9, 10], "ticktext": ["2", "1", "1", "1", "1", "2", "1", "1", "1", "2"], "autorange": "reversed", "automargin": false, "constrain": "domain"}, "xaxis2": {"anchor": "y3", "domain": [0.198, 0.346], "title": {"text": "positions configuration"}, "tickmode": "array", "tickvals": [1, 2, 3, 4, 5, 6, 7, 8, 9, 10], "ticktext": ["1", "2", "3", "4", "5", "6", "7", "8", "9", "10"], "automargin": false, "constrain": "domain"}, "yaxis3": {"anchor": "x2", "domain": [0.0, 1.0], "title": {"text": "map ID", "standoff": 0}, "tickmode": "array", "tickvals": [1, 2, 3, 4, 5, 6, 7, 8, 9, 10], "ticktext": ["1L", "2L", "3L", "4L", "5L", "6L", "7L", "8L", "9L", "10L"], "autorange": "reversed", "automargin": false, "constrain": "domain"}, "yaxis4": {"anchor": "x2", "overlaying": "y3", "side": "right", "title": {"text": "no. of OPs", "standoff": 10}, "tickmode": "array", "tickvals": [1, 2, 3, 4, 5, 6, 7, 8, 9, 10], "ticktext": ["2", "1", "1", "1", "1", "2", "1", "1", "1", "2"], "autorange": "reversed", "automargin": false, "constrain": "domain"}, "xaxis3": {"anchor": "y5", "domain": [0.396, 0.544], "title": {"text": "positions configuration"}, "tickmode": "array", "tickvals": [1, 2, 3, 4, 5, 6, 7, 8, 9, 10], "ticktext": ["1", "2", "3", "4", "5", "6", "7", "8", "9", "10"], "automargin": false, "constrain": "domain"}, "yaxis5": {"anchor": "x3", "domain": [0.0, 1.0], "title": {"text": "map ID", "standoff": 0}, "tickmode": "array", "tickvals": [1, 2, 3, 4, 5, 6, 7, 8, 9, 10], "ticktext": ["1H", "2H", "3H", "4H", "5H", "6H", "7H", "8H", "9H", "10H"], "autorange": "reversed", "automargin": false, "constrain": "domain"}, "yaxis6": {"anchor": "x3", "overlaying": "y5", "side": "right", "title": {"text": "no. of OPs", "standoff": 10}, "tickmode": "array", "tickvals": [1, 2, 3, 4, 5, 6, 7, 8, 9, 10], "ticktext": ["2", "1", "1", "1", "1", "2", "1", "1", "1", "2"], "autorange": "reversed", "automargin": false, "constrain": "domain"}, "xaxis4": {"anchor": "y7", "domain": [0.594, 0.742], "title": {"text": "positions configuration"}, "tickmode": "array", "tickvals": [1, 2, 3, 4, 5, 6, 7, 8, 9, 10], "ticktext": ["1", "2", "3", "4", "5", "6", "7", "8", "9", "10"], "automargin": false, "constrain": "domain"}, "yaxis7": {"anchor": "x4", "domain": [0.0, 1.0], "title": {"text": "map ID", "standoff": 0}, "tickmode": "array", "tickvals": [1, 2, 3, 4, 5, 6, 7, 8, 9, 10], "ticktext": ["1H", "2H", "3H", "4H", "5H", "6H", "7H", "8H", "9H", "10H"], "autorange": "reversed", "automargin": false, "constrain": "domain"}, "yaxis8": {"anchor": "x4", "overlaying": "y7", "side": "right", "title": {"text": "no. of OPs", "standoff": 10}, "tickmode": "array", "tickvals": [1, 2, 3, 4, 5, 6, 7, 8, 9, 10], "ticktext": ["2", "1", "1", "1", "1", "2", "1", "1", "1", "2"], "autorange": "reversed", "automargin": false, "constrain": "domain"}, "xaxis5": {"anchor": "y9", "domain": [0.792, 0.94], "title": {"text": "positions configuration"}, "tickmode": "array", "tickvals": [1, 2, 3, 4, 5, 6, 7, 8, 9, 10], "ticktext": ["1", "2", "3", "4", "5", "6", "7", "8", "9", "10"], "automargin": false, "constrain": "domain"}, "yaxis9": {"anchor": "x5", "domain": [0.0, 1.0], "title": {"text": "map ID", "standoff": 0}, "tickmode": "array", "tickvals": [1, 2, 3, 4, 5, 6, 7, 8, 9, 10], "ticktext": ["1H", "2H", "3H", "4H", "5H", "6H", "7H", "8H", "9H", "10H"], "autorange": "reversed", "automargin": false, "constrain": "domain"}, "yaxis10": {"anchor": "x5", "overlaying": "y9", "side": "right", "title": {"text": "no. of OPs", "standoff": 10}, "tickmode": "array", "tickvals": [1, 2, 3, 4, 5, 6, 7, 8, 9, 10], "ticktext": ["2", "1", "1", "1", "1", "2", "1", "1", "1", "2"], "autorange": "reversed", "automargin": false, "constrain": "domain"}, "annotations": [{"font": {"size": 16}, "showarrow": false, "text": "Strategies Comparison<br>Maps with low connectivity<br>Violations by MV: priorities", "x": 0.074, "xanchor": "center", "xref": "paper", "y": 1.0, "yanchor": "bottom", "yref": "paper"}, {"font": {"size": 16}, "showarrow": false, "text": "Strategies Comparison<br>Maps with high connectivity<br>Violations by MV: priorities", "x": 0.272, "xanchor": "center", "xref": "paper", "y": 1.0, "yanchor": "bottom", "yref": "paper"}, {"font": {"size": 16}, "showarrow": false, "text": "Strategies Comparison<br>Maps with low connectivity<br>Violations by MV: priorities, speed", "x": 0.47, "xanchor": "center", "xref": "paper", "y": 1.0, "yanchor": "bottom", "yref": "paper"}, {"font": {"size": 16}, "showarrow": false, "text": "Strategies Comparison<br>Maps with high connectivity<br>Violations by MV: priorities, speed", "x": 0.668, "xanchor": "center", "xref": "paper", "y": 1.0, "yanchor": "bottom", "yref": "paper"}, {"font": {"size": 16}, "showarrow": false, "text": "Strategies Comparison<br>Maps with high connectivity<br>Violations by MV: priorities, speed", "x": 0.866, "xanchor": "center", "xref": "paper", "y": 1.0, "yanchor": "bottom", "yref": "paper"}], "autosize": false, "width": 2300, "height": 500, "coloraxis": {"colorbar": {"title": {"text": "No. of<br>completed<br>missions", "font": {"size": 14}, "side": "top"}, "x": -0.13, "thickness": 10, "len": 1.1}, "colorscale": [[0.0, "rgb(247,252,245)"], [0.125, "rgb(229,245,224)"], [0.25, "rgb(199,233,192)"], [0.375, "rgb(161,217,155)"], [0.5, "rgb(116,196,118)"], [0.625, "rgb(65,171,93)"], [0.75, "rgb(35,139,69)"], [0.875, "rgb(0,109,44)"], [1.0, "rgb(0,68,27)"]]}, "coloraxis2": {"colorscale": [[0.0, "#FFFFE0"], [0.5, "#D3D3D3"], [1.0, "#ADD8E6"]]}, "title": {"text": ""}}}
